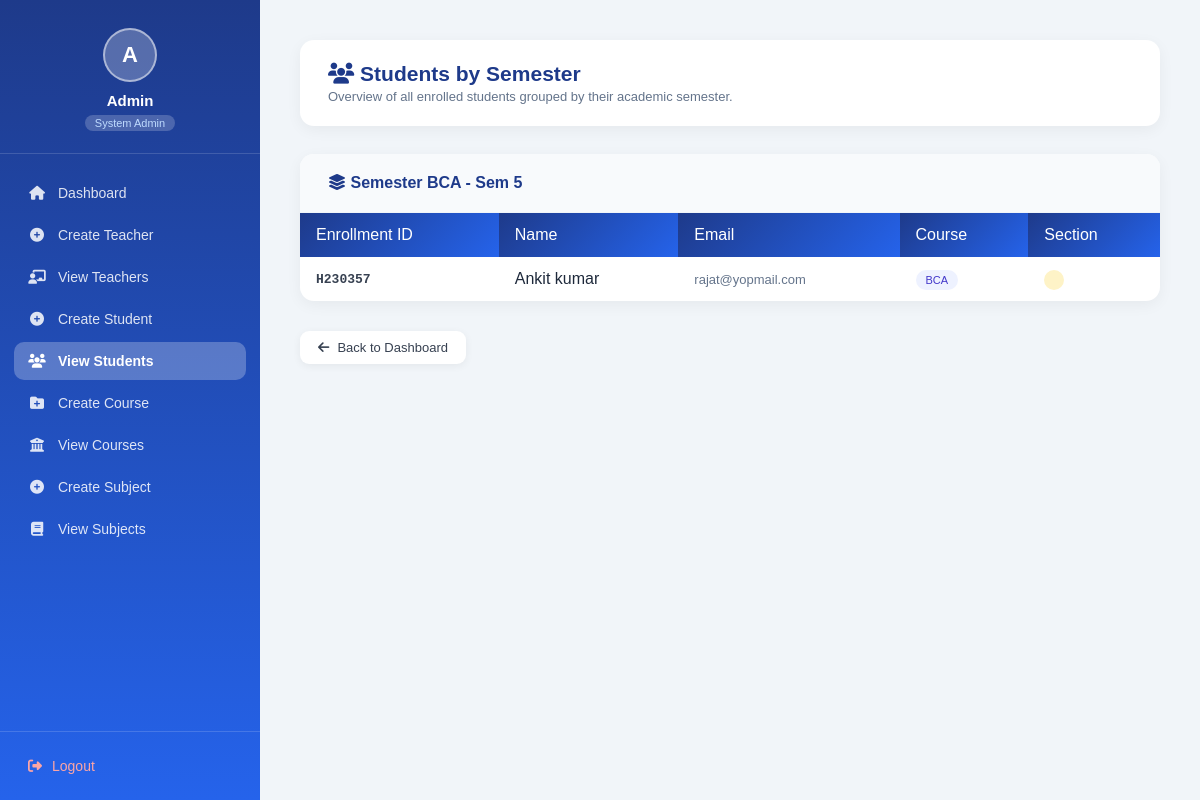
The page /view-classes/ (signed in) on the database as committed earlier.
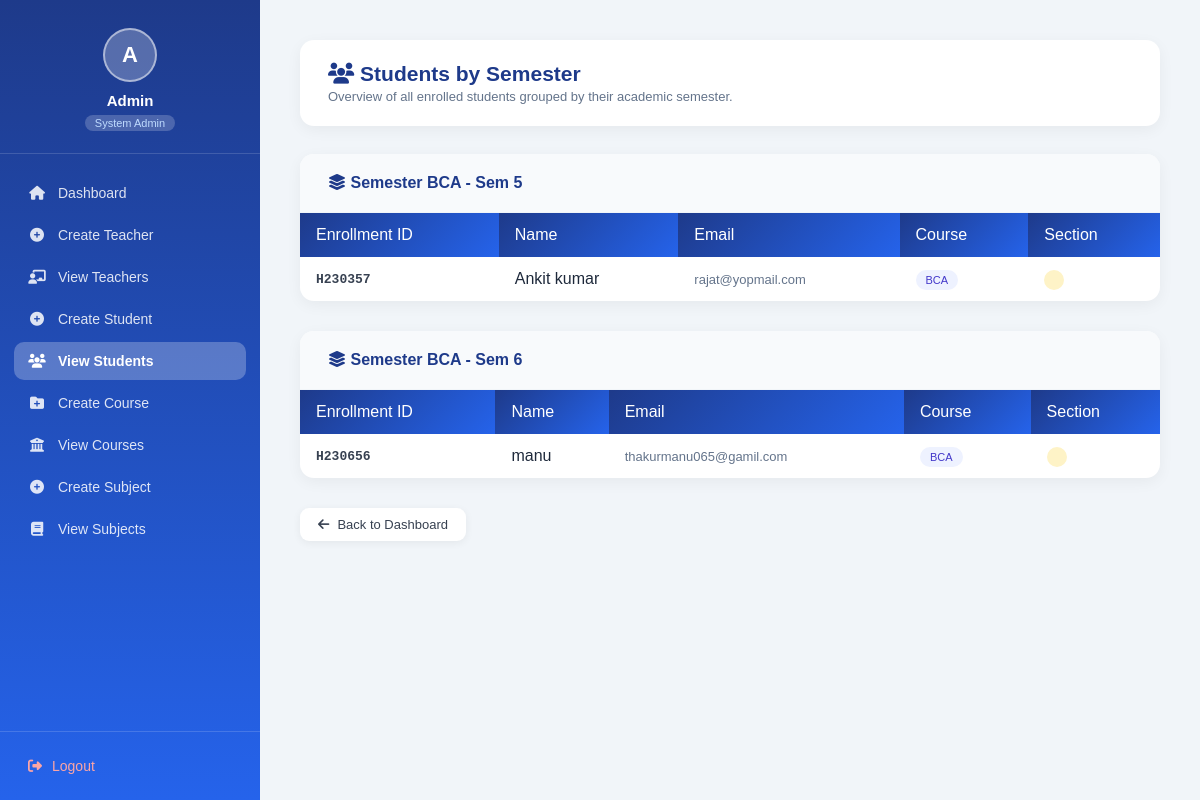
The same page on the database as committed later.
### project/models.py (models this page shows, shortened)
class StudentProfile(models.Model):
    user = models.OneToOneField(settings.AUTH_USER_MODEL, on_delete=models.CASCADE)
    phone = models.CharField(max_length=15, blank=True)
    bio = models.TextField(blank=True)
    enrollment_id = models.CharField(max_length=50, unique=True, blank=True, null=True)
    course = models.ForeignKey(Course, on_delete=models.SET_NULL, null=True, blank=True)
    semester = models.ForeignKey(Semester, on_delete=models.SET_NULL, null=True, blank=True)
    section = models.CharField(max_length=10, blank=True, null=True)
    profile_pic = models.ImageField(upload_to='profile_pics/', blank=True, null=True)

class CustomUser(AbstractUser):
    ROLE_CHOICES = (
        ('admin', 'Admin'),
        ('teacher', 'Teacher'),
        ('student', 'Student'),
    )
    role = models.CharField(max_length=10, choices=ROLE_CHOICES)

class Course(models.Model):
    name = models.CharField(max_length=100)
    total_semesters = models.IntegerField(default=1)
    def __str__(self):
        return self.name

### project/views.py (the view)
# urls.py: path("view-classes/", views.view_classes, name="view_classes"),
@login_required
def view_classes(request):
    students = StudentProfile.objects.select_related('user', 'semester__course').order_by('semester__course__name', 'semester__semester_number', 'enrollment_id')
    semesters = {}
    for student in students:
        sem = str(student.semester)
        if sem not in semesters:
            semesters[sem] = []
        semesters[sem].append(student)
    context = {"semesters": semesters}
    return render(request, "admin/view_classes.html", context)

### project/models.py (called while the page is built)
    def __str__(self):
        return f"{self.course.name} - Sem {self.semester_number}"

### project/templates/admin/view_classes.html (shortened to what this page needs)
<!DOCTYPE html>
<html lang="en">
<head>
</head>
<body>
    {% include 'includes/_admin_sidebar.html' %}
    <div class="main">
        <div class="page-header">
            <div>
                <h1><i class="fas fa-users"></i> Students by Semester</h1>
                <p>Overview of all enrolled students grouped by their academic semester.</p>
            </div>
        </div>
        {% for semester, students in semesters.items %}
        <div class="card" style="margin-bottom: 30px;">
            <div class="section-header"
                style="padding: 20px 28px; border-bottom: 1px solid #f1f5f9; background: #f8fafc;">
                <h2 style="font-size: 16px; color: #1e3a8a;"><i class="fas fa-layer-group"></i> Semester {{ semester }}
                </h2>
            </div>
            <div class="card-body" style="padding: 0;">
                <table>
                    <thead>
                        <tr>
                            <th>Enrollment ID</th>
                            <th>Name</th>
                            <th>Email</th>
                            <th>Course</th>
                            <th>Section</th>
                        </tr>
                    </thead>
                    <tbody>
                        {% for student in students %}
                        <tr>
                            <td style="font-family: monospace; font-weight: 600;">{{ student.enrollment_id }}</td>
                            <td style="font-weight: 500; color: #1e293b;">{{ student.user.first_name }}</td>
                            <td style="color: #64748b; font-size: 13px;">{{ student.user.email }}</td>
                            <td>
                            <span class="badge"style="background: #eef2ff; color: #4338ca; padding: 4px 10px; border-radius: 20px; font-size: 11px;">
                                {{ student.course }}</span></td>
                            <td>
                                <span class="badge"style="background: #fef3c7; color: #92400e; padding: 4px 10px; border-radius: 20px; font-size: 11px;">
                                    {{ student.section }}</span></td>
                        </tr>
                        {% endfor %}
                    </tbody>
                </table>
            </div>
        </div>
        {% endfor %}
        <div style="margin-top: 20px;">
            <a href="{% url 'admin_dashboard' %}" class="back-btn"><i class="fas fa-arrow-left"></i> Back to
                Dashboard</a>
        </div>
    </div>
</body>
</html>

Rows that differ between the two databases and show on the page:
added StudentProfile: semester "BCA - Sem 6", enrollment_id "H230656", user.first_name "manu", user.email "thakurmanu065@gamil.com", course "BCA"
